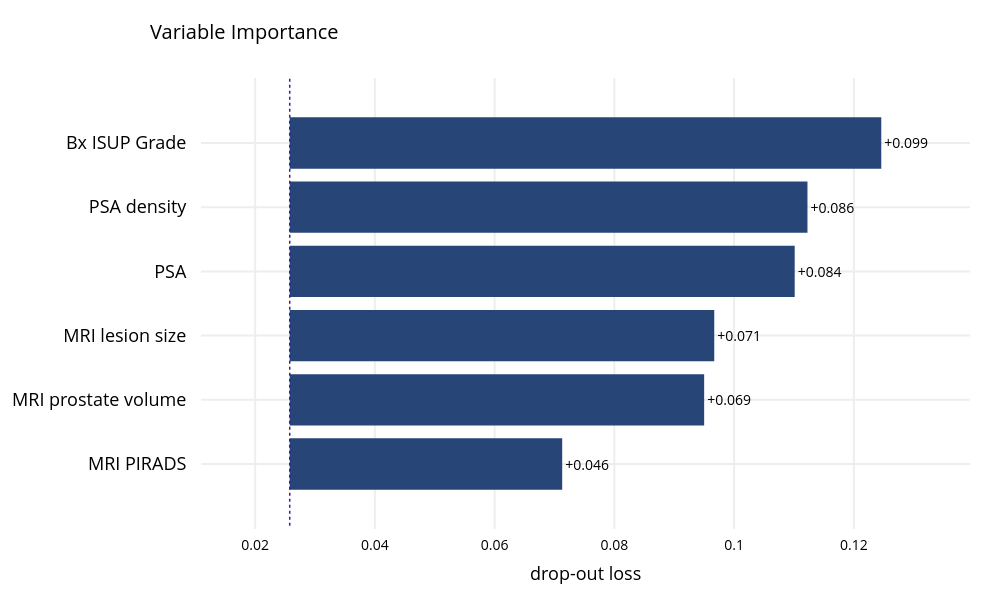
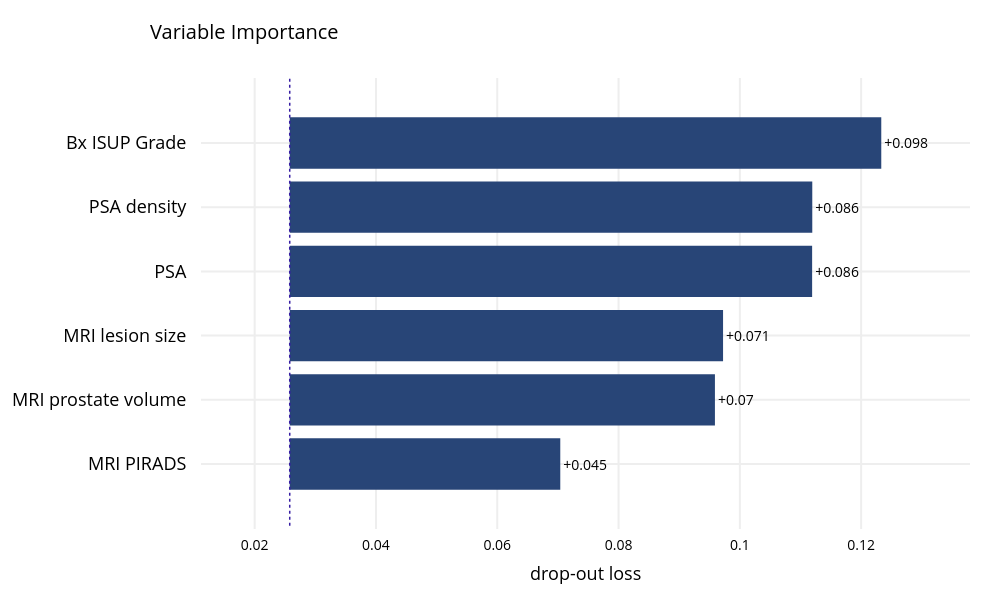

The cell these charts' notebook holds for them, in order:
### Code cell
X_train = df_train[numerical_cols + categorical_cols]
y_train = df_train["RP EPE"]
X_test = df_test[numerical_cols + categorical_cols]
y_test = df_test["RP EPE"]


param_grid = {
    "classifier__learning_rate": [0.05, 0.1, 0.2],
    "classifier__n_estimators": [200, 400, 800],
    # "classifier__max_depth": [3, 6, 9],
    # "classifier__subsample": [0.8, 0.9, 1.0],
    # "classifier__colsample_bytree": [0.8, 0.9, 1.0],
    # "classifier__gamma": [0, 0.1, 0.2],
}

model = XGBClassifier(random_state=2)

train_res = train_model(
    model,
    X_train,
    y_train,
    numerical_cols,
    categorical_cols,
    n_folds=5,
    tune_params=True,
    param_grid=param_grid,
    tuning_scoring="roc_auc",
    tuning_test_size=0.2,
)

untrained_model = model.set_params(**train_res.best_params)

print("Results on the training set:\n")
plot_roc(train_res.fp_rate, train_res.tp_rate, train_res.roc_auc)
plot_confusion_matrix(train_res.y_true, train_res.y_pred)
plot_feature_importance(train_res.pipeline, X_train, y_train, title="Feature Importance for EPE RP Prediction")
plot_discrimination_threshold(untrained_model, X_train, y_train)

eval_res = evaluate_model(
    train_res.fully_trained_pipeline,
    X_test,
    y_test
)

untrained_model = model.set_params(**train_res.best_params)

print("Results on the test set:\n")
plot_roc(eval_res.fp_rate, eval_res.tp_rate, eval_res.roc_auc)
plot_confusion_matrix(eval_res.y_true, eval_res.y_pred)
plot_feature_importance(train_res.pipeline, X_train, y_train, title="Feature Importance for EPE RP Prediction")
plot_discrimination_threshold(untrained_model, X_train, y_train)

### Figure 1 — Plotly figure (JSON) as saved in the notebook; plotly's stock layout.template omitted (floating-point values rounded to 4 significant figures)
{"data": [{"base": 0.02578, "hoverinfo": "text", "hoverlabel": {"bgcolor": "rgba(0,0,0,0.8)"}, "hovertext": ["Model: XGBClassifier loss after<br>variable: Bx ISUP Grade is permuted: 0.125<br>Drop-out loss change: +0.099", "Model: XGBClassifier loss after<br>variable: PSA density is permuted: 0.112<br>Drop-out loss change: +0.086", "Model: XGBClassifier loss after<br>variable: PSA is permuted: 0.11<br>Drop-out loss change: +0.084", "Model: XGBClassifier loss after<br>variable: MRI lesion size is permuted: 0.097<br>Drop-out loss change: +0.071", "Model: XGBClassifier loss after<br>variable: MRI prostate volume is permuted: 0.095<br>Drop-out loss change: +0.069", "Model: XGBClassifier loss after<br>variable: MRI PIRADS is permuted: 0.071<br>Drop-out loss change: +0.046"], "marker": {"color": "#284577"}, "orientation": "h", "showlegend": false, "text": ["+0.099", "+0.086", "+0.084", "+0.071", "+0.069", "+0.046"], "textposition": "outside", "type": "bar", "x": [0.0988, 0.08647, 0.08434, 0.07091, 0.06922, 0.04551], "xaxis": "x", "y": ["Bx ISUP Grade", "PSA density", "PSA", "MRI lesion size", "MRI prostate volume", "MRI PIRADS"], "yaxis": "y"}], "layout": {"annotations": [{"font": {"size": 18}, "showarrow": false, "text": "", "x": 0.5, "xanchor": "center", "xref": "paper", "y": 1, "yanchor": "bottom", "yref": "paper"}, {"font": {"size": 18}, "showarrow": false, "text": "drop-out loss", "x": 0.5, "xanchor": "center", "xref": "paper", "y": 0, "yanchor": "top", "yref": "paper", "yshift": -30}], "font": {"color": "black", "size": 14}, "height": 600, "margin": {"b": 71, "r": 30, "t": 78}, "shapes": [{"line": {"color": "#371ea3", "dash": "dot", "width": 1.5}, "type": "line", "x0": 0.02578, "x1": 0.02578, "xref": "x", "y0": -1, "y1": 6, "yref": "y"}], "title": {"text": "Variable Importance", "x": 0.15}, "width": 1000, "xaxis": {"anchor": "y", "automargin": true, "domain": [0, 1], "fixedrange": true, "gridwidth": 2, "range": [0.01096, 0.1394], "tickcolor": "white", "ticklen": 3, "ticks": "outside", "type": "linear", "zeroline": false}, "yaxis": {"anchor": "x", "automargin": true, "autorange": "reversed", "domain": [0, 1], "fixedrange": true, "gridwidth": 2, "tickcolor": "white", "tickfont": {"size": 18}, "ticklen": 10, "ticks": "outside", "type": "category"}}}

### Figure 2 — Plotly figure (JSON) as saved in the notebook; plotly's stock layout.template omitted (floating-point values rounded to 4 significant figures)
{"data": [{"base": 0.02578, "hoverinfo": "text", "hoverlabel": {"bgcolor": "rgba(0,0,0,0.8)"}, "hovertext": ["Model: XGBClassifier loss after<br>variable: Bx ISUP Grade is permuted: 0.123<br>Drop-out loss change: +0.098", "Model: XGBClassifier loss after<br>variable: PSA density is permuted: 0.112<br>Drop-out loss change: +0.086", "Model: XGBClassifier loss after<br>variable: PSA is permuted: 0.112<br>Drop-out loss change: +0.086", "Model: XGBClassifier loss after<br>variable: MRI lesion size is permuted: 0.097<br>Drop-out loss change: +0.071", "Model: XGBClassifier loss after<br>variable: MRI prostate volume is permuted: 0.096<br>Drop-out loss change: +0.07", "Model: XGBClassifier loss after<br>variable: MRI PIRADS is permuted: 0.07<br>Drop-out loss change: +0.045"], "marker": {"color": "#284577"}, "orientation": "h", "showlegend": false, "text": ["+0.098", "+0.086", "+0.086", "+0.071", "+0.07", "+0.045"], "textposition": "outside", "type": "bar", "x": [0.09754, 0.08616, 0.08614, 0.07145, 0.07011, 0.04461], "xaxis": "x", "y": ["Bx ISUP Grade", "PSA density", "PSA", "MRI lesion size", "MRI prostate volume", "MRI PIRADS"], "yaxis": "y"}], "layout": {"annotations": [{"font": {"size": 18}, "showarrow": false, "text": "", "x": 0.5, "xanchor": "center", "xref": "paper", "y": 1, "yanchor": "bottom", "yref": "paper"}, {"font": {"size": 18}, "showarrow": false, "text": "drop-out loss", "x": 0.5, "xanchor": "center", "xref": "paper", "y": 0, "yanchor": "top", "yref": "paper", "yshift": -30}], "font": {"color": "black", "size": 14}, "height": 600, "margin": {"b": 71, "r": 30, "t": 78}, "shapes": [{"line": {"color": "#371ea3", "dash": "dot", "width": 1.5}, "type": "line", "x0": 0.02578, "x1": 0.02578, "xref": "x", "y0": -1, "y1": 6, "yref": "y"}], "title": {"text": "Variable Importance", "x": 0.15}, "width": 1000, "xaxis": {"anchor": "y", "automargin": true, "domain": [0, 1], "fixedrange": true, "gridwidth": 2, "range": [0.01115, 0.1379], "tickcolor": "white", "ticklen": 3, "ticks": "outside", "type": "linear", "zeroline": false}, "yaxis": {"anchor": "x", "automargin": true, "autorange": "reversed", "domain": [0, 1], "fixedrange": true, "gridwidth": 2, "tickcolor": "white", "tickfont": {"size": 18}, "ticklen": 10, "ticks": "outside", "type": "category"}}}
